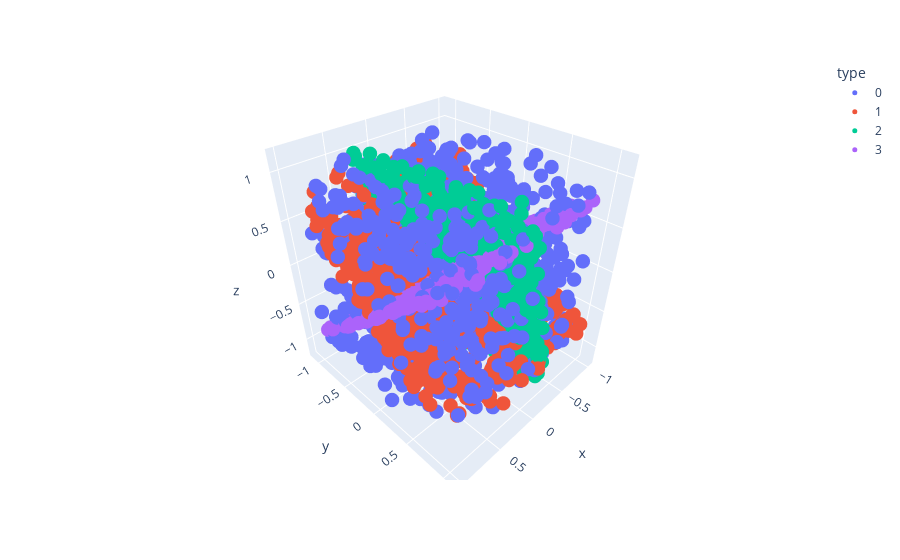

Here is the notebook cell this chart was saved with:
### Code cell
df = pd.DataFrame(np.concatenate(orig_points, axis=0), columns=['x', 'y', 'z'])
df['type'] = sum([[f'{i}']*1000 for i in range(extra_modes+1)], [])
fig = px.scatter_3d(df, x='x', y='y', z='z', color='type', opacity=1)
fig.update_traces(marker={'size': 5})
fig.show()

### Figure 1 — Plotly figure (JSON) as saved in the notebook; plotly's stock layout.template omitted (floating-point values rounded to 4 significant figures; data arrays with more than 128 entries replaced by an {"elided": "..."} marker saying what was removed)
{"data": [{"hovertemplate": "type=0<br>x=%{x}<br>y=%{y}<br>z=%{z}<extra></extra>", "legendgroup": "0", "marker": {"color": "#636efa", "opacity": 1, "size": 5, "symbol": "circle"}, "mode": "markers", "name": "0", "scene": "scene", "showlegend": true, "type": "scatter3d", "x": {"elided": "1000 float values"}, "y": {"elided": "1000 float values"}, "z": {"elided": "1000 float values"}}, {"hovertemplate": "type=1<br>x=%{x}<br>y=%{y}<br>z=%{z}<extra></extra>", "legendgroup": "1", "marker": {"color": "#EF553B", "opacity": 1, "size": 5, "symbol": "circle"}, "mode": "markers", "name": "1", "scene": "scene", "showlegend": true, "type": "scatter3d", "x": {"elided": "1000 float values"}, "y": {"elided": "1000 float values"}, "z": {"elided": "1000 float values"}}, {"hovertemplate": "type=2<br>x=%{x}<br>y=%{y}<br>z=%{z}<extra></extra>", "legendgroup": "2", "marker": {"color": "#00cc96", "opacity": 1, "size": 5, "symbol": "circle"}, "mode": "markers", "name": "2", "scene": "scene", "showlegend": true, "type": "scatter3d", "x": {"elided": "1000 float values"}, "y": {"elided": "1000 float values"}, "z": {"elided": "1000 float values"}}, {"hovertemplate": "type=3<br>x=%{x}<br>y=%{y}<br>z=%{z}<extra></extra>", "legendgroup": "3", "marker": {"color": "#ab63fa", "opacity": 1, "size": 5, "symbol": "circle"}, "mode": "markers", "name": "3", "scene": "scene", "showlegend": true, "type": "scatter3d", "x": {"elided": "1000 float values"}, "y": {"elided": "1000 float values"}, "z": {"elided": "1000 float values"}}], "layout": {"legend": {"title": {"text": "type"}, "tracegroupgap": 0}, "margin": {"t": 60}, "scene": {"domain": {"x": [0, 1], "y": [0, 1]}, "xaxis": {"title": {"text": "x"}}, "yaxis": {"title": {"text": "y"}}, "zaxis": {"title": {"text": "z"}}}}}
